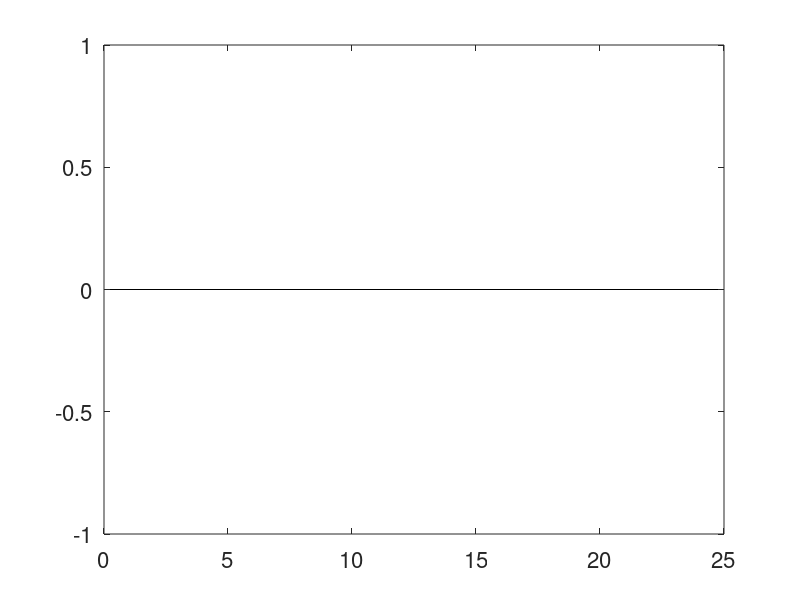

The MATLAB script that drew this image: (Note: this script raises an error after producing the figure.)

% Written by Shusen Pu and Peter Thomas
% June, 2020


% this code is to load data from HPC and make plots
% to generate the data, one need to run gege_data_SS.m first
% after saving all data, one can combine data and make the plot
% the following code is to load data from 100 separate files and make plots


%%


% we use 100 here as an example 
Nsim = 100;    % number of .mat-Files    

K_data=nan(8,Nsim*16);
Na_data=nan(20,Nsim*16);

%%
ii=1;

%code to collect all data
for i=1:Nsim
    file=['trial_',num2str(i)];   
    Files=dir(fullfile(file,'*.mat'));
    ll=length(Files);
    
    if isempty(Files)
        sprintf('%s has no data ii= %d ',file,i)
    else  
       
        cd(file);
        load('K_SS');
        load('Na_SS');
        K_data(:,((i-1)*16+1):i*16)=K_SS;
        Na_data(:,((i-1)*16+1):i*16)=Na_SS;
       
    end    
    
        ii=ii+1;
        cd('..');
end
  
 %% mean and std
 mean_Na=mean(Na_data,2);
 mean_K=mean(K_data,2);
 
 std_Na=nan(20,1);
 std_K=nan(8,1);
 for i=1:20
     std_Na(i)=std(Na_data(i,:));
 end
 
 for i=1:8
     std_K(i)=std(K_data(i,:));
 end
 
 %%
 
 % 95% confidence interval
 err95_K=1.96*std_K./sqrt(1600);
 err95_Na=1.96*std_Na./sqrt(400);

 % 99% confidence interval
 err99_K=2.576*std_K./sqrt(400);
 err99_Na=2.576*std_Na./sqrt(400);

 %% 
 %plot for ISI
x=1:20;
figure
bar(mean_Na)
set(gca,'Fontsize',16)
hold on
errorbar(x,mean_Na,err95_Na,'vertical','bs','MarkerSize',2,'MarkerEdgeColor','black','MarkerFaceColor','white')
xlabel('Edge Number (Na^+)')
ylabel('Var(ISI)')
grid on

%%
x=1:8;
figure
% bar(mean_K)
bar(mean_K,'FaceColor',[0 0.4470 0.7410],'EdgeColor',[0 0.4470 0.7410],'LineWidth',1.5)
set(gca,'Fontsize',16)
hold on
errorbar(x,mean_K,err95_K,'vertical','bs','MarkerSize',2,'MarkerEdgeColor','black','MarkerFaceColor','white')
xlabel('Edge Number (K^+)')
ylabel('Var(ISI)')
grid on

%%
yneg=log(mean_K)-log(mean_K-1.96*std_K./sqrt(1600));
ypos=log(mean_K+1.96*std_K./sqrt(1600))-log(mean_K);
x=1:8;
% log_err95_K=log(1.96*std_K./sqrt(400));
figure
% bar(log(mean_K))
%bar(log(mean_K),'FaceColor',[0 0.4470 0.7410],'EdgeColor',[0 0.4470 0.7410],'LineWidth',1.5)
bar(log(mean_K),'FaceColor',[0.3010 0.7450 0.9330],'EdgeColor',[0.3010 0.7450 0.9330],'LineWidth',1.5)

set(gca,'Fontsize',16)
hold on
errorbar(x,log(mean_K),yneg,ypos,'bs','LineWidth',2,'MarkerSize',3,'MarkerEdgeColor','black','MarkerFaceColor','white')
xlabel('Edge Number (K^+)')
ylabel('$\log(\sigma^2$(ISI))','Interpreter','latex')

%%
yneg=log(mean_K)-log(mean_K-1.96*std_K./sqrt(1600));
ypos=log(mean_K+1.96*std_K./sqrt(1600))-log(mean_K);
x=1:8;
% log_err95_K=log(1.96*std_K./sqrt(400));
figure
% bar(log(mean_K))
%bar(log(mean_K),'FaceColor',[0 0.4470 0.7410],'EdgeColor',[0 0.4470 0.7410],'LineWidth',1.5)
bar(log(mean_K),'FaceColor',[0.3010 0.7450 0.9330],'EdgeColor',[0.3010 0.7450 0.9330],'LineWidth',1.5)

set(gca,'Fontsize',16)
hold on
errorbar(x,log(mean_K),yneg,ypos,'ms','LineWidth',2,'MarkerSize',3,'MarkerEdgeColor','magenta','MarkerFaceColor','white')
xlabel('Edge Number (K^+)')
ylabel('$\log(\sigma^2$(ISI))','Interpreter','latex')
grid on

%%
yneg1=log(mean_Na)-log(mean_Na-1.96*std_Na./sqrt(1600));
ypos1=log(mean_Na+1.96*std_Na./sqrt(1600))-log(mean_Na);
x=1:20;
% log_err95_K=log(1.96*std_K./sqrt(400));
figure
% bar(log(mean_K))
%bar(log(mean_K),'FaceColor',[0 0.4470 0.7410],'EdgeColor',[0 0.4470 0.7410],'LineWidth',1.5)
bar(log(mean_Na),'FaceColor',[0.3010 0.7450 0.9330],'EdgeColor',[0.3010 0.7450 0.9330],'LineWidth',1.5)

set(gca,'Fontsize',16)
hold on
errorbar(x,log(mean_Na),yneg1,ypos1,'ms','LineWidth',2,'MarkerSize',3,'MarkerEdgeColor','magenta','MarkerFaceColor','white')
xlabel('Edge Number (Na^+)')
ylabel('$\log(\sigma^2$(ISI))','Interpreter','latex')
grid on

%%
x=1:20;
err95_Na1=1.96*log(std_Na)./sqrt(400);
figure
bar(log(mean_Na))
set(gca,'Fontsize',16)
hold on
errorbar(x,log(mean_Na),err95_Na1,'vertical','bs','MarkerSize',2,'MarkerEdgeColor','black','MarkerFaceColor','white')
xlabel('Edge Number (Na^+)')
ylabel('$\log(\sigma^2$(ISI))','Interpreter','latex')
grid on


%%
figure
bar(mean_K)
set(gca,'Fontsize',16)
% xlabel('Edge Number (K^+)')
xlabel('Edge Number')
ylabel('Var(ISI)')
grid on


 
 
 
 
